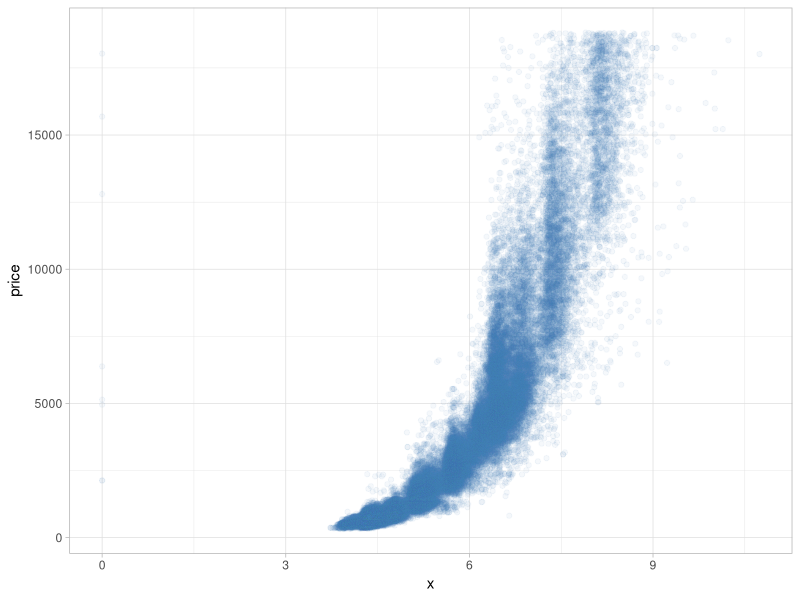
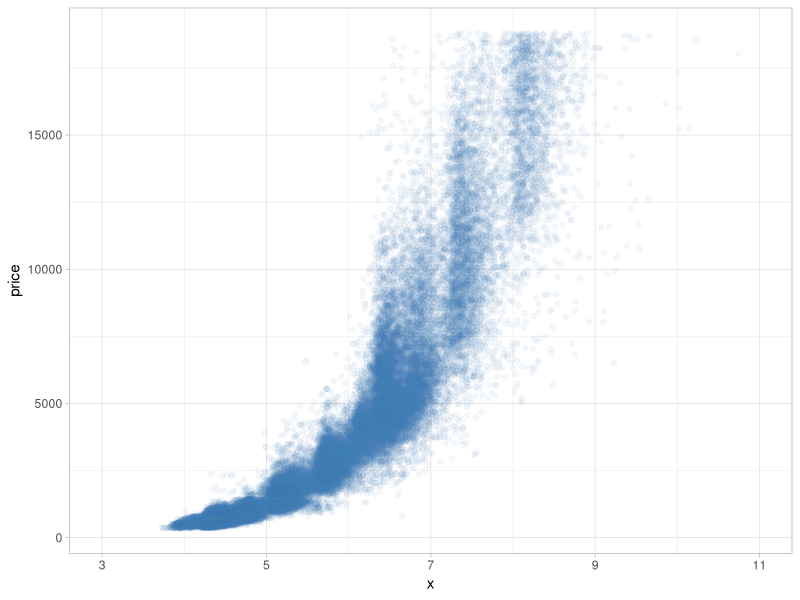
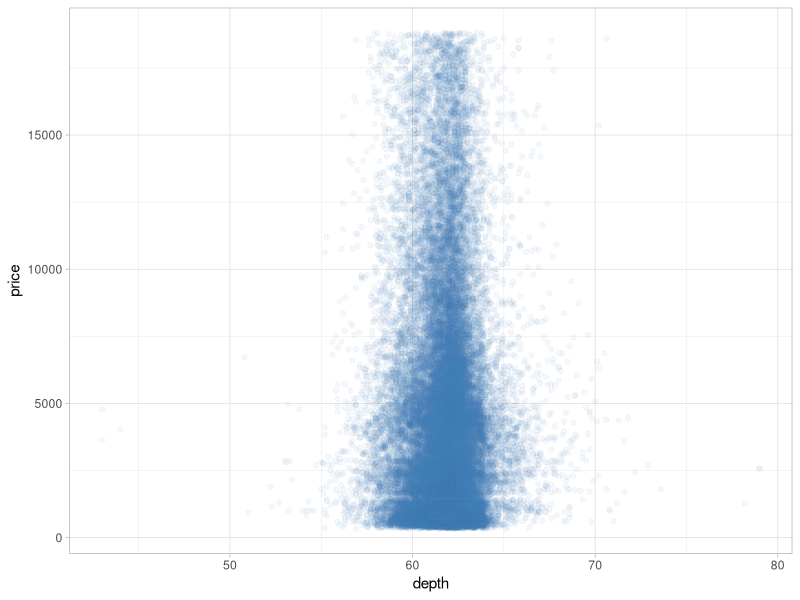
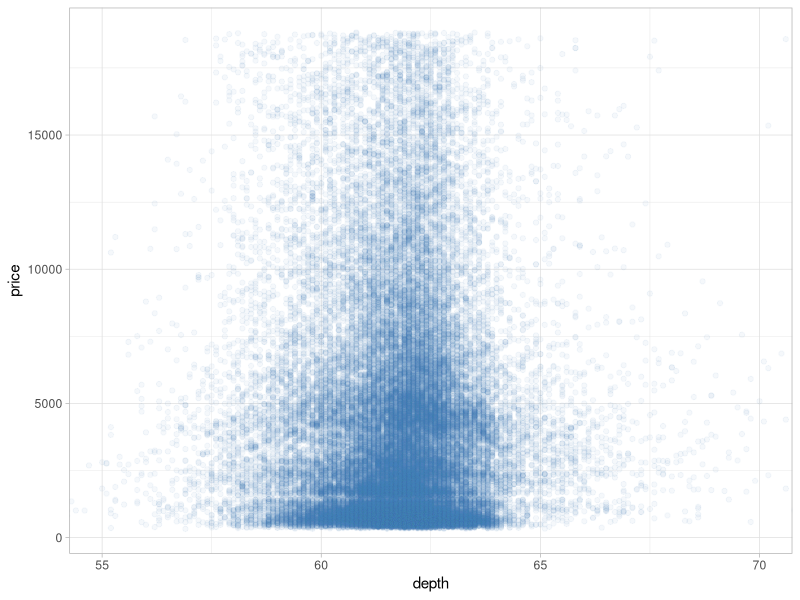
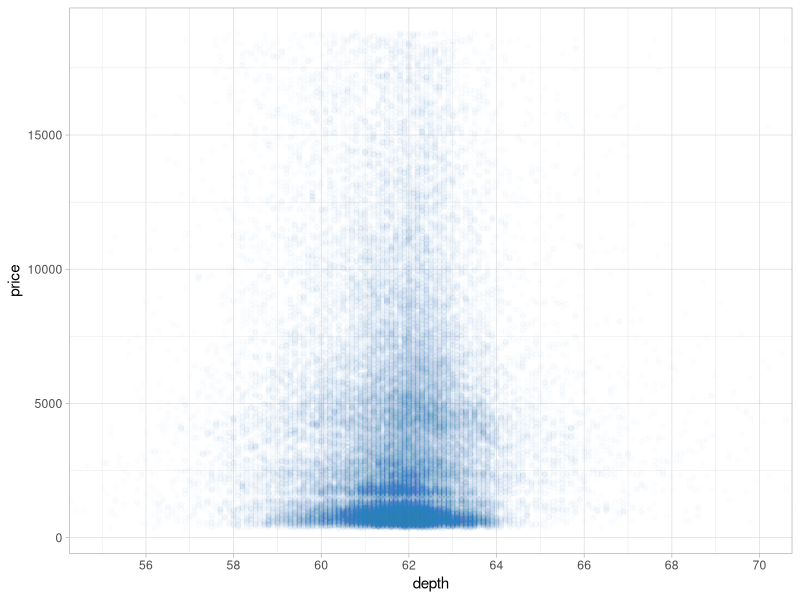
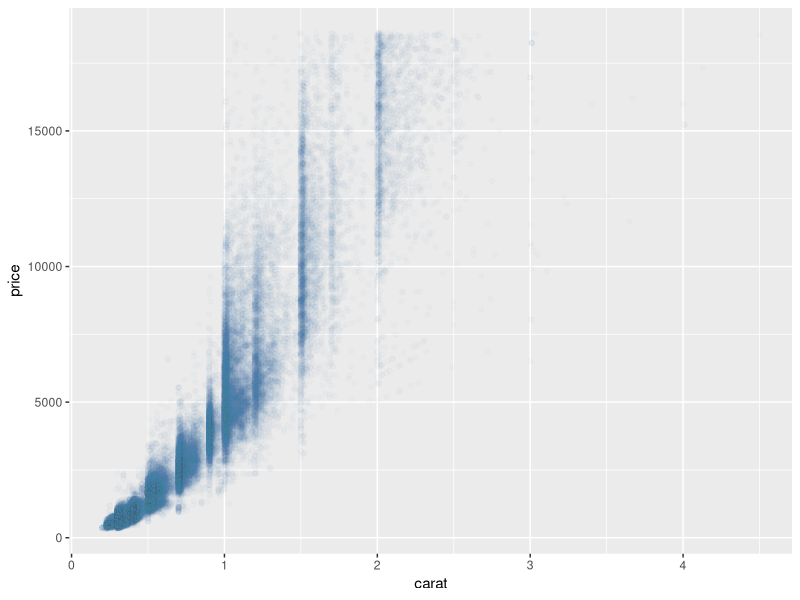
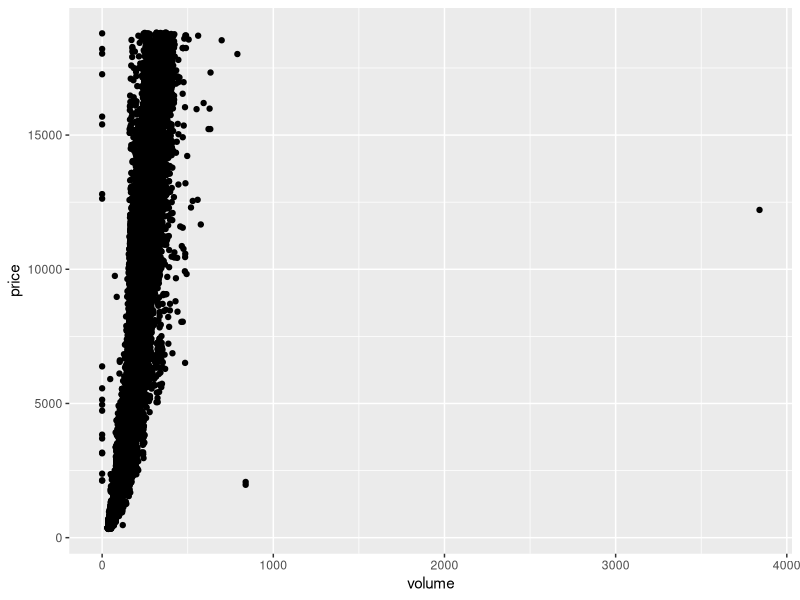

R code for these plots, in order:
## ---- chunk 1
knitr::opts_chunk$set(echo = TRUE)
## ---- chunk 2
require(ggplot2)
data("diamonds")
str(diamonds)
summary(diamonds)
## ---- chunk 3
ggplot(data = diamonds, aes(x, price)) +
    theme_light() +
    geom_point(alpha = .05, colour = 'steelblue')
## ---- chunk 4
ggplot(data = diamonds, aes(x, price)) +
    theme_light() +
    geom_point(alpha = .05, colour = 'steelblue') +
    scale_x_continuous(limits = c(3, 11), breaks = seq(3, 11, 2))
## ---- chunk 5
with(diamonds, cor(x, price, method = 'pearson'))
## ---- chunk 6
with(diamonds, cor(y, price, method = 'pearson'))
## ---- chunk 7
with(diamonds, cor(z, price, method = 'pearson'))
## ---- chunk 8
with(diamonds, cor(x, log10(price), method = 'pearson'))
## ---- chunk 9
ggplot(data = diamonds, aes(depth, price)) +
    theme_light() +
    geom_point(alpha = .05, colour = 'steelblue')
## ---- chunk 10
ggplot(data = diamonds, aes(depth, price)) +
    theme_light() +
    geom_point(alpha = .05, colour = 'steelblue') +
    coord_cartesian(xlim = c(55, 70))
## ---- chunk 11
ggplot(data = diamonds, aes(depth, price)) +
    theme_light() +
    geom_point(alpha = .01, colour = 'steelblue') +
    scale_x_continuous(breaks = seq(42, 80, 2)) +
    coord_cartesian(xlim = c(55, 70))
## ---- chunk 12
with(diamonds, cor(depth, price))
## ---- chunk 13
dia_99pct <- subset(diamonds, 
                    price < .99 * max(price) & carat < .99 * max(carat))
ggplot(aes(carat, price), data = dia_99pct) +
    geom_point(alpha = 0.02, colour = 'steelblue')
## ---- chunk 14
diamonds$volume <- with(diamonds, x * y * z)
qplot(data = diamonds, volume, price)
